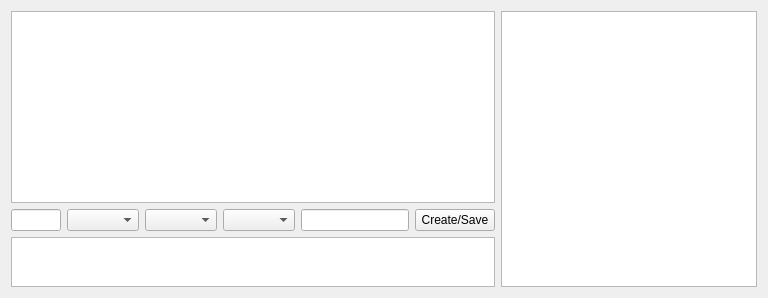
     <widget class="QWidget" name="tab_10">
      <attribute name="title">
       <string>Master Table</string>
      </attribute>
      <layout class="QHBoxLayout" name="horizontalLayout_16">
       <item>
        <layout class="QVBoxLayout" name="verticalLayout_18">
         <item>
          <widget class="QTableView" name="tblMaster">
           <property name="sortingEnabled">
            <bool>true</bool>
           </property>
          </widget>
         </item>
         <item>
          <layout class="QHBoxLayout" name="horizontalLayout_27">
           <item>
            <widget class="QLineEdit" name="txtMSTRID">
             <property name="maximumSize">
              <size>
               <width>50</width>
               <height>16777215</height>
              </size>
             </property>
            </widget>
           </item>
           <item>
            <widget class="QComboBox" name="cmbMSTRBase"/>
           </item>
           <item>
            <widget class="QComboBox" name="cmbMSTRSession"/>
           </item>
           <item>
            <widget class="QComboBox" name="cmbMSTRTableType"/>
           </item>
           <item>
            <widget class="QLineEdit" name="txtMasterTableName"/>
           </item>
           <item>
            <widget class="QPushButton" name="cmdcsMSTR">
             <property name="text">
              <string>Create/Save</string>
             </property>
            </widget>
           </item>
          </layout>
         </item>
         <item>
          <widget class="QTextEdit" name="txtMasterTableDescription">
           <property name="maximumSize">
            <size>
             <width>16777215</width>
             <height>50</height>
            </size>
           </property>
          </widget>
         </item>
        </layout>
       </item>
       <item>
        <widget class="QListView" name="lstTables"/>
       </item>
      </layout>
     </widget>
